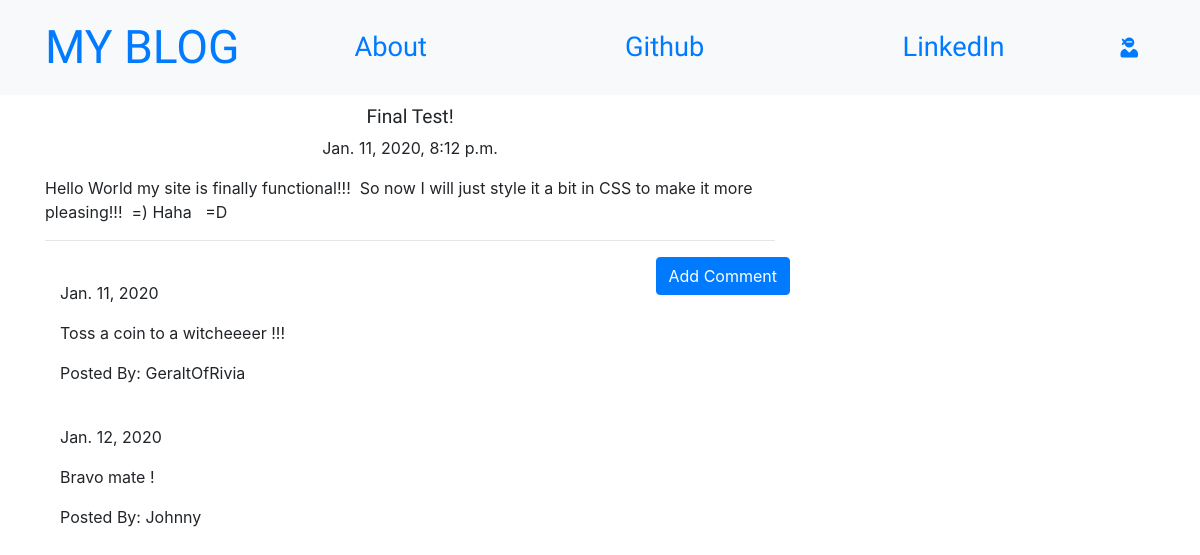
Page /post/7 on the committed database.
### blog/models.py (models this page shows, shortened)
class Post(models.Model):
    author = models.ForeignKey('auth.User',on_delete=models.CASCADE)
    title = models.CharField(max_length=200)
    text = models.TextField()
    created_date = models.DateTimeField(default=timezone.now)
    published_date = models.DateTimeField(blank=True,null=True)

class Comment(models.Model):
    post = models.ForeignKey('blog.Post',related_name='comments',on_delete=models.CASCADE)
    author = models.CharField(max_length=200)
    text = models.TextField()
    created_date = models.DateField(default=timezone.now())
    approved_comment = models.BooleanField(default=False)

### blog/views.py (the view)
# urls.py: re_path(r'^post/(?P<pk>\d+)$',views.PostDetailView.as_view(),name='post_detail'),
class PostDetailView(DetailView):
    model = Post

### blog/templates/blog/post_detail.html (shortened to what this page needs)
{% extends "blog/base.html" %}
{% block content %}
<h1 class="posttitle loader">{{post.title}}</h1>
{% if post.published_date %}
<div class="date postdate">
  {{ post.published_date }}
</div>
{% else %}
<a class="btn btn-primary" href="{% url 'post_publish' pk=post.pk %}"
  >Publish</a
>
{% endif %}
<p class="postcontent">{{ post.text|safe|linebreaksbr }}</p>
<hr />
<a
  class="btn btn-primary btn-comment"
  href="{% url 'add_comment_to_post' pk=post.pk %}"
  >Add Comment</a
>
<div class="container">
  {% for comment in post.comments.all %}
  <br />
  {% if user.is_authenticated or comment.approved_comment %}
  {{comment.created_date}}
  <p>{{comment.text|safe|linebreaks}}</p>
  <p>Posted By: {{comment.author}}</p>
  {% endif %} {% empty %}
  <p>No Comments!</p>
  {% endfor %}
</div>
{% endblock %}

### blog/templates/blog/base.html (shortened to what this page needs)
<!DOCTYPE html>
{% load staticfiles %}
<html lang="en">
  <head>
    <link rel="stylesheet" href="https://stackpath.bootstrapcdn.com/bootstrap/4.4.1/css/bootstrap.min.css">
    <link rel="stylesheet" href="//cdn.jsdelivr.net/npm/medium-editor@latest/dist/css/medium-editor.min.css" type="text/css" media="screen" charset="utf-8">
    <link rel="stylesheet" href="{% static 'css/blog.css' %}">
    <link rel="stylesheet" href="https://use.fontawesome.com/releases/v5.5.0/css/all.css">
  </head>
  <body class="loader">
    <nav class="navbar navbar-expand-lg bg-light techfont">
      <div class="container">
      <a class="navbar-brand bigbrand" href="{% url 'post_list' %}">MY BLOG</a>
      <div class="collapse navbar-collapse" id="navbarNav">
        <ul class="navbar-nav nav-fill w-100">
          <li class="nav-item">
            <a class="nav-link" href="{% url 'about' %}">About</a>
          </li>
          <li class="nav-item">
            <a class="nav-link" href="https://www.github.com">Github</a>
          </li>
          <li class="nav-item">
            <a class="nav-link" href="https://www.linkedin.com">LinkedIn</a></li>
        </ul>
        <ul class="nav navbar-nav navbar-right">
          {% if user.is_authenticated %}
          <li>
            <a href="{% url 'post_new' %}">New Post</a>
          </li>
          <li>
            <a href="{% url 'post_draft_list' %}">Drafts</a>
          </li>
          <li>
            <a href="{% url 'logout' %}">Log Out</a>
          </li>
          <li>
            <a>Welcome: {{user.username}}</a>
          </li>
          {% else %}
          <button type="button" class="btn btn-default btn-lg">
            <a class="nav navbar-right" href="{% url 'login' %}">
              <i class="fas fa-user-ninja"></i>
            </a>
          </button>
          {% endif %}
        </ul>
      </div>
    </div>
    </nav>
    <div class="content container">
      <div class="row">
        <div class="col-md-8">
          <div class="blog_posts">
            {% block content %}
            {% endblock %}
          </div>
        </div>
      </div>
    </div>
  </body>
</html>

### blog/static/css/blog.css (style rules this page uses)
.techfont { font-family: 'Heebo', sans-serif; font-size: 1.7em; margin-bottom: 10px; }
.bigbrand { font-size: 1.7em; }
.postdate { text-align: center; }
.posttitle { font-family: 'Heebo';sans-serif; font-size: 1.2em; text-align: center; }
.postcontent { font-family: 'Heebo'; font-size: 1.2em; }
.btn-comment { position: absolute; right: 0px; }
.loader { filter: hue-rotate(0deg); color: linear-gradient(45deg, #0f8, #08f); animation: hue 10000ms infinite linear; }

### rows in the picture
Post: title "Final Test!", published_date "Jan. 11, 2020, 8:12 p.m.", text "Hello World my site is finally functional!!! So now I will just style it a bit in CSS to make it more pleasing!!! =) Haha =D"
Comment: created_date "Jan. 11, 2020", text "Toss a coin to a witcheeeer !!!", author "GeraltOfRivia"
Comment: created_date "Jan. 12, 2020", text "Bravo mate !", author "Johnny"
